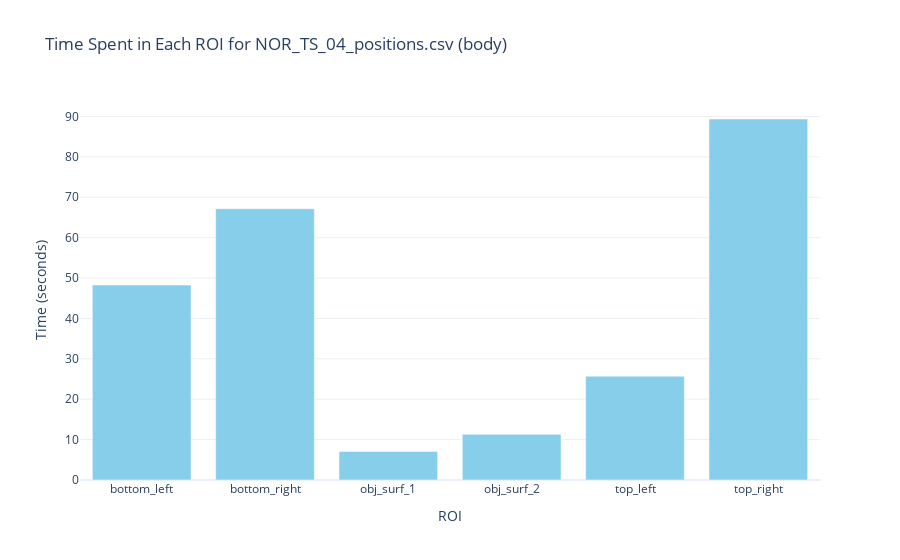

The notebook cell saved with this chart:
### Markdown cell above
---
#### 3. We can use the positions to measure time spent in each of the drawn ROIs.

If ROIs overlap, their order in the params.yaml file is critical. Those that come later in the list will always oclude the ones that come before. If a point is in multiple ROIs, it will be assigned the label of the one that was drawn last.

### Code cell
roi_activity = rst.detect_roi_activity(params, example_path, bodypart = 'body')
rst.plot_roi_activity(params, example_path, roi_activity, bodypart = 'body')

### Figure 1 — Plotly figure (JSON) as saved in the notebook; plotly's stock layout.template omitted (floating-point values rounded to 4 significant figures)
{"data": [{"marker": {"color": "skyblue"}, "type": "bar", "x": ["bottom_left", "bottom_right", "obj_surf_1", "obj_surf_2", "top_left", "top_right"], "y": [48.27, 67.17, 7.067, 11.3, 25.7, 89.37]}], "layout": {"title": {"text": "Time Spent in Each ROI for NOR_TS_04_positions.csv (body)"}, "xaxis": {"title": {"text": "ROI"}}, "yaxis": {"title": {"text": "Time (seconds)"}}}}
